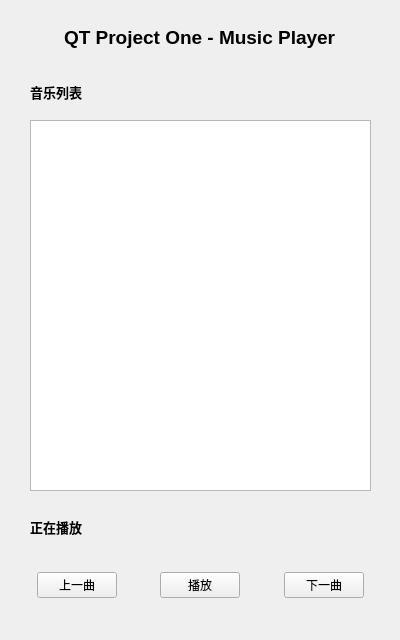
<?xml version="1.0" encoding="UTF-8"?>
<ui version="4.0">
 <class>myMusic</class>
 <widget class="QWidget" name="myMusic">
  <property name="geometry">
   <rect>
    <x>0</x>
    <y>0</y>
    <width>400</width>
    <height>640</height>
   </rect>
  </property>
  <property name="minimumSize">
   <size>
    <width>400</width>
    <height>640</height>
   </size>
  </property>
  <property name="maximumSize">
   <size>
    <width>400</width>
    <height>640</height>
   </size>
  </property>
  <property name="windowTitle">
   <string>myMusic</string>
  </property>
  <property name="styleSheet">
   <string notr="true">QWidget#myMusic
{
	border-image: url(:/Image/bg.png);
}</string>
  </property>
  <widget class="QLabel" name="MusicListLabel">
   <property name="geometry">
    <rect>
     <x>30</x>
     <y>80</y>
     <width>71</width>
     <height>24</height>
    </rect>
   </property>
   <property name="font">
    <font>
     <family>Microsoft YaHei</family>
     <pointsize>10</pointsize>
     <weight>75</weight>
     <bold>true</bold>
    </font>
   </property>
   <property name="styleSheet">
    <string notr="true"/>
   </property>
   <property name="text">
    <string>音乐列表</string>
   </property>
  </widget>
  <widget class="QListWidget" name="listWidget">
   <property name="geometry">
    <rect>
     <x>30</x>
     <y>120</y>
     <width>341</width>
     <height>371</height>
    </rect>
   </property>
   <property name="styleSheet">
    <string notr="true"/>
   </property>
  </widget>
  <widget class="QWidget" name="widget" native="true">
   <property name="geometry">
    <rect>
     <x>0</x>
     <y>530</y>
     <width>401</width>
     <height>111</height>
    </rect>
   </property>
   <layout class="QHBoxLayout" name="horizontalLayout">
    <item>
     <spacer name="horizontalSpacer">
      <property name="orientation">
       <enum>Qt::Horizontal</enum>
      </property>
      <property name="sizeHint" stdset="0">
       <size>
        <width>40</width>
        <height>20</height>
       </size>
      </property>
     </spacer>
    </item>
    <item>
     <widget class="QPushButton" name="upBtn">
      <property name="enabled">
       <bool>true</bool>
      </property>
      <property name="text">
       <string>上一曲</string>
      </property>
     </widget>
    </item>
    <item>
     <spacer name="horizontalSpacer_2">
      <property name="orientation">
       <enum>Qt::Horizontal</enum>
      </property>
      <property name="sizeHint" stdset="0">
       <size>
        <width>40</width>
        <height>20</height>
       </size>
      </property>
     </spacer>
    </item>
    <item>
     <widget class="QPushButton" name="playBtn">
      <property name="text">
       <string>播放</string>
      </property>
     </widget>
    </item>
    <item>
     <spacer name="horizontalSpacer_3">
      <property name="orientation">
       <enum>Qt::Horizontal</enum>
      </property>
      <property name="sizeHint" stdset="0">
       <size>
        <width>40</width>
        <height>20</height>
       </size>
      </property>
     </spacer>
    </item>
    <item>
     <widget class="QPushButton" name="downBtn">
      <property name="text">
       <string>下一曲</string>
      </property>
     </widget>
    </item>
    <item>
     <spacer name="horizontalSpacer_4">
      <property name="orientation">
       <enum>Qt::Horizontal</enum>
      </property>
      <property name="sizeHint" stdset="0">
       <size>
        <width>40</width>
        <height>20</height>
       </size>
      </property>
     </spacer>
    </item>
   </layout>
  </widget>
  <widget class="QLabel" name="label_3">
   <property name="geometry">
    <rect>
     <x>30</x>
     <y>516</y>
     <width>72</width>
     <height>21</height>
    </rect>
   </property>
   <property name="font">
    <font>
     <family>Microsoft YaHei</family>
     <pointsize>10</pointsize>
     <weight>75</weight>
     <bold>true</bold>
    </font>
   </property>
   <property name="styleSheet">
    <string notr="true"/>
   </property>
   <property name="text">
    <string>正在播放</string>
   </property>
  </widget>
  <widget class="QLabel" name="musicLabel">
   <property name="geometry">
    <rect>
     <x>120</x>
     <y>520</y>
     <width>241</width>
     <height>16</height>
    </rect>
   </property>
   <property name="styleSheet">
    <string notr="true"/>
   </property>
   <property name="text">
    <string/>
   </property>
  </widget>
  <widget class="QWidget" name="widget_2" native="true">
   <property name="geometry">
    <rect>
     <x>0</x>
     <y>7</y>
     <width>401</width>
     <height>61</height>
    </rect>
   </property>
   <layout class="QHBoxLayout" name="horizontalLayout_2">
    <item>
     <spacer name="horizontalSpacer_5">
      <property name="orientation">
       <enum>Qt::Horizontal</enum>
      </property>
      <property name="sizeHint" stdset="0">
       <size>
        <width>40</width>
        <height>20</height>
       </size>
      </property>
     </spacer>
    </item>
    <item>
     <widget class="QLabel" name="titleLabel">
      <property name="font">
       <font>
        <family>Microsoft YaHei UI</family>
        <pointsize>14</pointsize>
        <weight>75</weight>
        <bold>true</bold>
       </font>
      </property>
      <property name="styleSheet">
       <string notr="true"/>
      </property>
      <property name="text">
       <string>QT Project One - Music Player</string>
      </property>
     </widget>
    </item>
    <item>
     <spacer name="horizontalSpacer_6">
      <property name="orientation">
       <enum>Qt::Horizontal</enum>
      </property>
      <property name="sizeHint" stdset="0">
       <size>
        <width>40</width>
        <height>20</height>
       </size>
      </property>
     </spacer>
    </item>
   </layout>
  </widget>
 </widget>
 <resources/>
 <connections/>
</ui>
